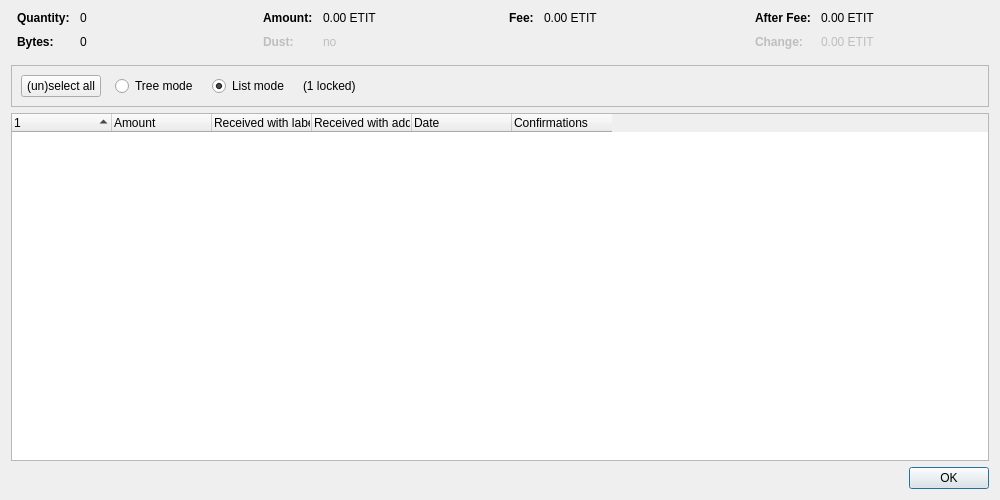
<?xml version="1.0" encoding="UTF-8"?>
<ui version="4.0">
 <class>CoinControlDialog</class>
 <widget class="QDialog" name="CoinControlDialog">
  <property name="geometry">
   <rect>
    <x>0</x>
    <y>0</y>
    <width>1000</width>
    <height>500</height>
   </rect>
  </property>
  <property name="windowTitle">
   <string>Coin Selection</string>
  </property>
  <layout class="QVBoxLayout" name="verticalLayout">
   <item>
    <layout class="QHBoxLayout" name="horizontalLayoutTop" stretch="0,0,0,0">
     <property name="topMargin">
      <number>0</number>
     </property>
     <property name="bottomMargin">
      <number>10</number>
     </property>
     <item>
      <layout class="QFormLayout" name="formLayoutCoinControl1">
       <property name="horizontalSpacing">
        <number>10</number>
       </property>
       <property name="verticalSpacing">
        <number>10</number>
       </property>
       <property name="leftMargin">
        <number>6</number>
       </property>
       <property name="rightMargin">
        <number>6</number>
       </property>
       <item row="0" column="0">
        <widget class="QLabel" name="labelCoinControlQuantityText">
         <property name="font">
          <font>
           <weight>75</weight>
           <bold>true</bold>
          </font>
         </property>
         <property name="text">
          <string>Quantity:</string>
         </property>
        </widget>
       </item>
       <item row="0" column="1">
        <widget class="QLabel" name="labelCoinControlQuantity">
         <property name="cursor">
          <cursorShape>IBeamCursor</cursorShape>
         </property>
         <property name="contextMenuPolicy">
          <enum>Qt::ActionsContextMenu</enum>
         </property>
         <property name="text">
          <string notr="true">0</string>
         </property>
         <property name="textInteractionFlags">
          <set>Qt::LinksAccessibleByMouse|Qt::TextSelectableByKeyboard|Qt::TextSelectableByMouse</set>
         </property>
        </widget>
       </item>
       <item row="1" column="0">
        <widget class="QLabel" name="labelCoinControlBytesText">
         <property name="font">
          <font>
           <weight>75</weight>
           <bold>true</bold>
          </font>
         </property>
         <property name="text">
          <string>Bytes:</string>
         </property>
        </widget>
       </item>
       <item row="1" column="1">
        <widget class="QLabel" name="labelCoinControlBytes">
         <property name="cursor">
          <cursorShape>IBeamCursor</cursorShape>
         </property>
         <property name="contextMenuPolicy">
          <enum>Qt::ActionsContextMenu</enum>
         </property>
         <property name="text">
          <string notr="true">0</string>
         </property>
         <property name="textInteractionFlags">
          <set>Qt::LinksAccessibleByMouse|Qt::TextSelectableByKeyboard|Qt::TextSelectableByMouse</set>
         </property>
        </widget>
       </item>
      </layout>
     </item>
     <item>
      <layout class="QFormLayout" name="formLayoutCoinControl2">
       <property name="horizontalSpacing">
        <number>10</number>
       </property>
       <property name="verticalSpacing">
        <number>10</number>
       </property>
       <property name="leftMargin">
        <number>6</number>
       </property>
       <property name="rightMargin">
        <number>6</number>
       </property>
       <item row="0" column="0">
        <widget class="QLabel" name="labelCoinControlAmountText">
         <property name="font">
          <font>
           <weight>75</weight>
           <bold>true</bold>
          </font>
         </property>
         <property name="text">
          <string>Amount:</string>
         </property>
        </widget>
       </item>
       <item row="0" column="1">
        <widget class="QLabel" name="labelCoinControlAmount">
         <property name="cursor">
          <cursorShape>IBeamCursor</cursorShape>
         </property>
         <property name="contextMenuPolicy">
          <enum>Qt::ActionsContextMenu</enum>
         </property>
         <property name="text">
          <string notr="true">0.00 ETIT</string>
         </property>
         <property name="textInteractionFlags">
          <set>Qt::LinksAccessibleByMouse|Qt::TextSelectableByKeyboard|Qt::TextSelectableByMouse</set>
         </property>
        </widget>
       </item>
       <item row="1" column="0">
        <widget class="QLabel" name="labelCoinControlLowOutputText">
         <property name="enabled">
          <bool>false</bool>
         </property>
         <property name="font">
          <font>
           <weight>75</weight>
           <bold>true</bold>
          </font>
         </property>
         <property name="text">
          <string>Dust:</string>
         </property>
        </widget>
       </item>
       <item row="1" column="1">
        <widget class="QLabel" name="labelCoinControlLowOutput">
         <property name="enabled">
          <bool>false</bool>
         </property>
         <property name="cursor">
          <cursorShape>IBeamCursor</cursorShape>
         </property>
         <property name="contextMenuPolicy">
          <enum>Qt::ActionsContextMenu</enum>
         </property>
         <property name="text">
          <string notr="true">no</string>
         </property>
         <property name="textInteractionFlags">
          <set>Qt::LinksAccessibleByMouse|Qt::TextSelectableByKeyboard|Qt::TextSelectableByMouse</set>
         </property>
        </widget>
       </item>
      </layout>
     </item>
     <item>
      <layout class="QFormLayout" name="formLayoutCoinControl3">
       <property name="horizontalSpacing">
        <number>10</number>
       </property>
       <property name="verticalSpacing">
        <number>10</number>
       </property>
       <property name="leftMargin">
        <number>6</number>
       </property>
       <property name="rightMargin">
        <number>6</number>
       </property>
       <item row="0" column="0">
        <widget class="QLabel" name="labelCoinControlFeeText">
         <property name="font">
          <font>
           <weight>75</weight>
           <bold>true</bold>
          </font>
         </property>
         <property name="text">
          <string>Fee:</string>
         </property>
        </widget>
       </item>
       <item row="0" column="1">
        <widget class="QLabel" name="labelCoinControlFee">
         <property name="cursor">
          <cursorShape>IBeamCursor</cursorShape>
         </property>
         <property name="contextMenuPolicy">
          <enum>Qt::ActionsContextMenu</enum>
         </property>
         <property name="text">
          <string notr="true">0.00 ETIT</string>
         </property>
         <property name="textInteractionFlags">
          <set>Qt::LinksAccessibleByMouse|Qt::TextSelectableByKeyboard|Qt::TextSelectableByMouse</set>
         </property>
        </widget>
       </item>
      </layout>
     </item>
     <item>
      <layout class="QFormLayout" name="formLayoutCoinControl4">
       <property name="horizontalSpacing">
        <number>10</number>
       </property>
       <property name="verticalSpacing">
        <number>10</number>
       </property>
       <property name="leftMargin">
        <number>6</number>
       </property>
       <property name="rightMargin">
        <number>6</number>
       </property>
       <item row="0" column="0">
        <widget class="QLabel" name="labelCoinControlAfterFeeText">
         <property name="font">
          <font>
           <weight>75</weight>
           <bold>true</bold>
          </font>
         </property>
         <property name="text">
          <string>After Fee:</string>
         </property>
        </widget>
       </item>
       <item row="0" column="1">
        <widget class="QLabel" name="labelCoinControlAfterFee">
         <property name="cursor">
          <cursorShape>IBeamCursor</cursorShape>
         </property>
         <property name="contextMenuPolicy">
          <enum>Qt::ActionsContextMenu</enum>
         </property>
         <property name="text">
          <string notr="true">0.00 ETIT</string>
         </property>
         <property name="textInteractionFlags">
          <set>Qt::LinksAccessibleByMouse|Qt::TextSelectableByKeyboard|Qt::TextSelectableByMouse</set>
         </property>
        </widget>
       </item>
       <item row="1" column="0">
        <widget class="QLabel" name="labelCoinControlChangeText">
         <property name="enabled">
          <bool>false</bool>
         </property>
         <property name="font">
          <font>
           <weight>75</weight>
           <bold>true</bold>
          </font>
         </property>
         <property name="text">
          <string>Change:</string>
         </property>
        </widget>
       </item>
       <item row="1" column="1">
        <widget class="QLabel" name="labelCoinControlChange">
         <property name="enabled">
          <bool>false</bool>
         </property>
         <property name="cursor">
          <cursorShape>IBeamCursor</cursorShape>
         </property>
         <property name="contextMenuPolicy">
          <enum>Qt::ActionsContextMenu</enum>
         </property>
         <property name="text">
          <string notr="true">0.00 ETIT</string>
         </property>
         <property name="textInteractionFlags">
          <set>Qt::LinksAccessibleByMouse|Qt::TextSelectableByKeyboard|Qt::TextSelectableByMouse</set>
         </property>
        </widget>
       </item>
      </layout>
     </item>
    </layout>
   </item>
   <item>
    <widget class="QFrame" name="frame">
     <property name="minimumSize">
      <size>
       <width>0</width>
       <height>40</height>
      </size>
     </property>
     <property name="frameShape">
      <enum>QFrame::StyledPanel</enum>
     </property>
     <property name="frameShadow">
      <enum>QFrame::Sunken</enum>
     </property>
     <layout class="QHBoxLayout" name="horizontalLayout">
      <item>
       <layout class="QHBoxLayout" name="horizontalLayoutPanel" stretch="0,0,0,0,0">
        <property name="spacing">
         <number>14</number>
        </property>
        <item>
         <widget class="QPushButton" name="pushButtonSelectAll">
          <property name="sizePolicy">
           <sizepolicy hsizetype="Maximum" vsizetype="Fixed">
            <horstretch>0</horstretch>
            <verstretch>0</verstretch>
           </sizepolicy>
          </property>
          <property name="text">
           <string>(un)select all</string>
          </property>
          <property name="autoDefault">
           <bool>false</bool>
          </property>
         </widget>
        </item>
        <item>
         <widget class="QRadioButton" name="radioTreeMode">
          <property name="sizePolicy">
           <sizepolicy hsizetype="Maximum" vsizetype="Fixed">
            <horstretch>0</horstretch>
            <verstretch>0</verstretch>
           </sizepolicy>
          </property>
          <property name="text">
           <string>Tree mode</string>
          </property>
         </widget>
        </item>
        <item>
         <widget class="QRadioButton" name="radioListMode">
          <property name="sizePolicy">
           <sizepolicy hsizetype="Maximum" vsizetype="Fixed">
            <horstretch>0</horstretch>
            <verstretch>0</verstretch>
           </sizepolicy>
          </property>
          <property name="text">
           <string>List mode</string>
          </property>
          <property name="checked">
           <bool>true</bool>
          </property>
         </widget>
        </item>
        <item>
         <widget class="QLabel" name="labelLocked">
          <property name="text">
           <string notr="true">(1 locked)</string>
          </property>
         </widget>
        </item>
        <item>
         <spacer name="horizontalSpacer">
          <property name="orientation">
           <enum>Qt::Horizontal</enum>
          </property>
          <property name="sizeHint" stdset="0">
           <size>
            <width>40</width>
            <height>20</height>
           </size>
          </property>
         </spacer>
        </item>
       </layout>
      </item>
     </layout>
    </widget>
   </item>
   <item>
    <widget class="CoinControlTreeWidget" name="treeWidget">
     <property name="contextMenuPolicy">
      <enum>Qt::CustomContextMenu</enum>
     </property>
     <property name="sortingEnabled">
      <bool>false</bool>
     </property>
     <property name="columnCount">
      <number>6</number>
     </property>
     <attribute name="headerShowSortIndicator" stdset="0">
      <bool>true</bool>
     </attribute>
     <attribute name="headerStretchLastSection">
      <bool>false</bool>
     </attribute>
     <column>
      <property name="text">
       <string/>
      </property>
     </column>
     <column>
      <property name="text">
       <string>Amount</string>
      </property>
     </column>
     <column>
      <property name="text">
       <string>Received with label</string>
      </property>
     </column>
     <column>
      <property name="text">
       <string>Received with address</string>
      </property>
     </column>
     <column>
      <property name="text">
       <string>Date</string>
      </property>
     </column>
     <column>
      <property name="text">
       <string>Confirmations</string>
      </property>
      <property name="toolTip">
       <string>Confirmed</string>
      </property>
     </column>
     <column>
      <property name="text">
       <string/>
      </property>
     </column>
     <column>
      <property name="text">
       <string/>
      </property>
     </column>
     <column>
      <property name="text">
       <string/>
      </property>
     </column>
     <column>
      <property name="text">
       <string/>
      </property>
     </column>
    </widget>
   </item>
   <item>
    <widget class="QDialogButtonBox" name="buttonBox">
     <property name="orientation">
      <enum>Qt::Horizontal</enum>
     </property>
     <property name="standardButtons">
      <set>QDialogButtonBox::Ok</set>
     </property>
    </widget>
   </item>
  </layout>
 </widget>
 <customwidgets>
  <customwidget>
   <class>CoinControlTreeWidget</class>
   <extends>QTreeWidget</extends>
   <header>qt/coincontroltreewidget.h</header>
  </customwidget>
 </customwidgets>
 <resources/>
 <connections/>
</ui>
